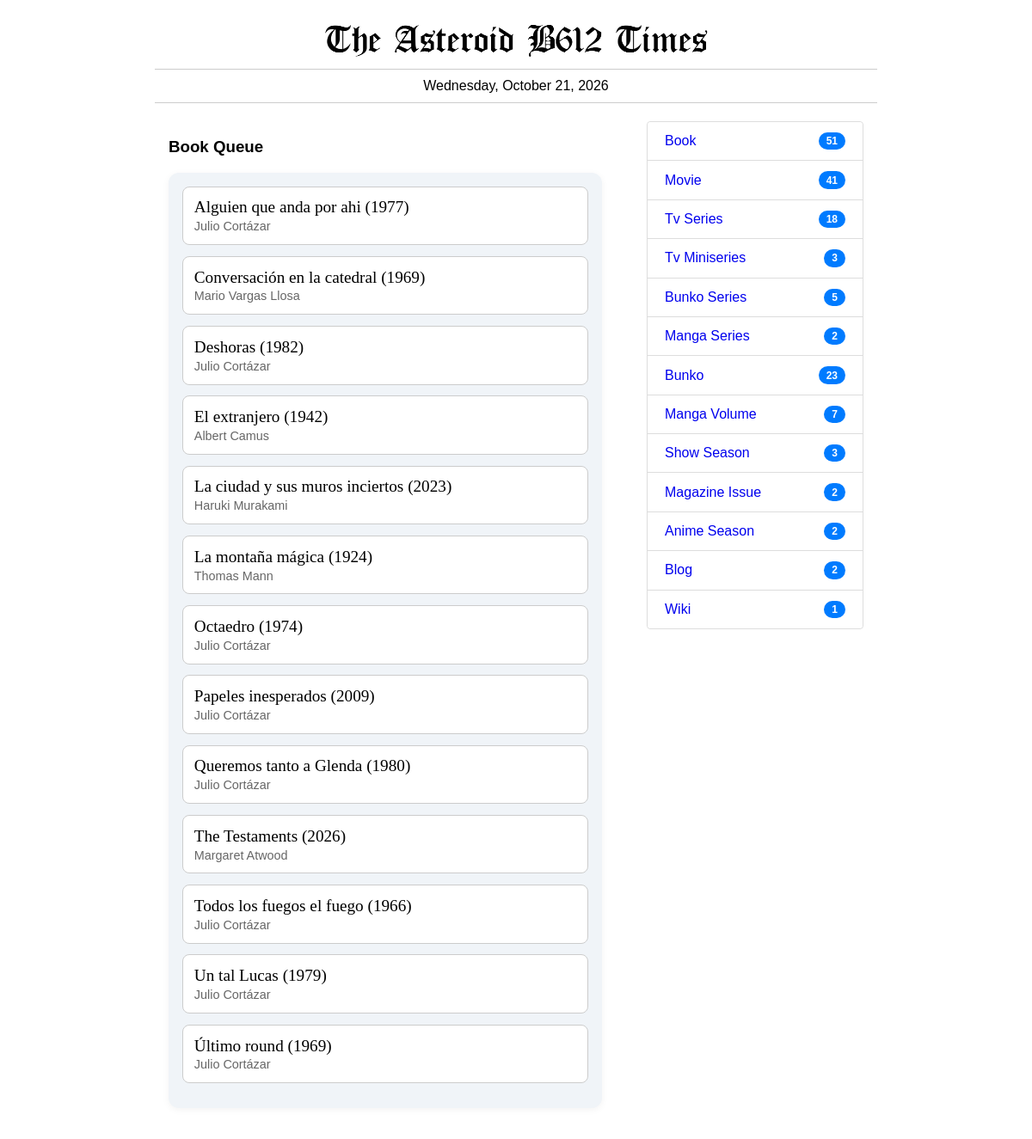
The page /book-queue/ on the database as committed earlier.
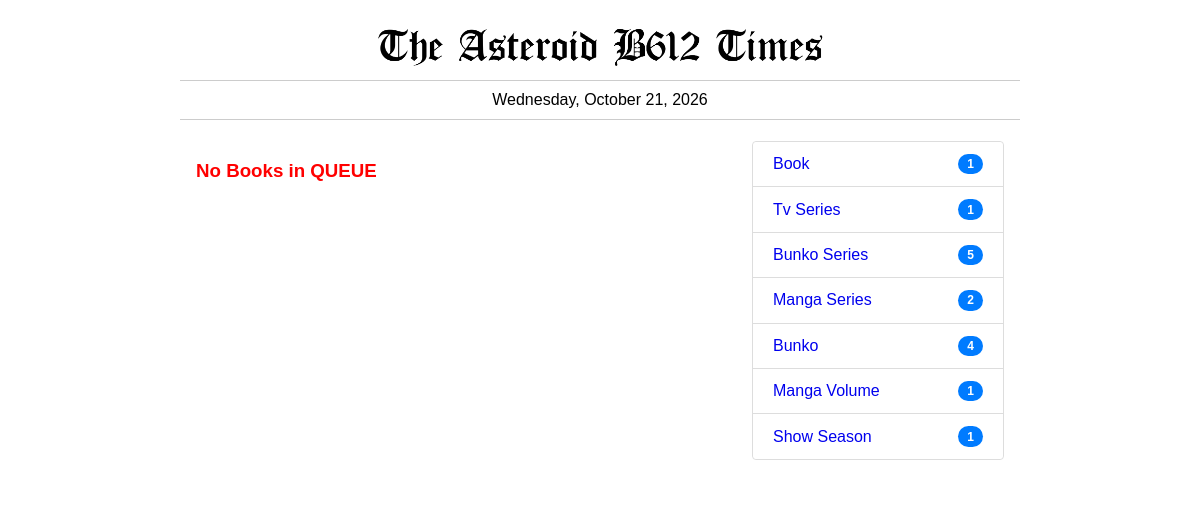
The same page on the database as committed later.
### times/models.py (models this page shows, shortened)
class Item(models.Model):
    titulo = models.CharField(max_length=255)
    tipo = models.ForeignKey(Categoria, on_delete=models.CASCADE)
    preview = models.TextField()
    fecha_creacion = models.DateField(default='1999-12-31')
    fecha_edicion = models.DateTimeField(auto_now=True)
    @property
    def pubyear(self):
        pubdates = AttrDate.objects.filter(item=self,att_name__in=['pub date','premiere','pubdate']).count()
        if pubdates == 0:
            py = ''
        else:
            itm = AttrDate.objects.filter(item=self,att_name__in=['pub date','premiere','pubdate']).latest('id')
            py = str(itm.att_value.year)
        return py
    @property
    def finyear(self):
        pubdates = AttrDate.objects.filter(item=self,att_name__in=['end date','finale','enddate']).count()
        if pubdates == 0:
            py = ''
        else:
            itm = AttrDate.objects.filter(item=self,att_name__in=['end date','finale','enddate']).latest('id')
            py = str(itm.att_value.year)
        return py
    @property
    def periodo(self):
        ini = self.pubyear
        fin = self.finyear
        if ini == '' and fin == '':
            return ''
        elif ini != '' and fin == '':
            return f" ({ini})"
        elif ini != '' and fin != '' and ini != fin:
            return f" ({ini}-{fin})"
        elif ini != '' and fin != '' and ini == fin:
            return f" ({fin})"
        else:
            return ''
    @property
    def authors(self):
        nauthors = AttrText.objects.filter(item=self,att_name='author').count()
        if nauthors > 0:
            txt_authors = ''
            authors = AttrText.objects.filter(item=self,att_name='author')
            for a in authors:
                txt_authors = txt_authors + a.att_value + ', '
            return txt_authors[:-2]
        else:
            return None

class AttrDate(models.Model):
    item = models.ForeignKey(Item,on_delete=models.CASCADE)
    orden = models.IntegerField()
    att_name = models.CharField(max_length=255)
    att_value = models.DateField()

class AttrText(models.Model):
    item = models.ForeignKey(Item,on_delete=models.CASCADE)
    orden = models.IntegerField()
    att_name = models.CharField(max_length=255)
    att_value = models.TextField()

class Categoria(models.Model):
    nom_categoria = models.CharField(max_length=255)

### times/views.py (the view)
# urls.py: path('book-queue/', views.bookQueue, name='bookQueue'),
def bookQueue(request):
	item_queue = Item.objects.filter(tipo__id=1,consumo__fec_ini__isnull=True).order_by('titulo')
	return render(request,'book-queue.html',{'item_queue':item_queue})

### times/context_processors.py (called while the page is built)
def categories_processor(request):
    tipo_priority = ['book','movie','tv series', 'TV miniseries', 'bunko series', 'manga series']
    custom_tipo_order = Case(
        *[When(nom_categoria=t, then=Value(i)) for i, t in enumerate(tipo_priority)],
        default=Value(len(tipo_priority)),
        output_field=IntegerField()
    )
    return {
        'cats': (
            Categoria.objects.annotate(total_items=Count('item'))
            .filter(total_items__gt=0)
            .order_by(custom_tipo_order, '-total_items')
        ),
        'all_cats': (
            Categoria.objects.annotate(total_items=Count('item'))
            .order_by(custom_tipo_order, '-total_items')
        )
    }

### times/templates/book-queue.html (shortened to what this page needs)
{% extends 'base_times.html' %}
{% load static %}
{% block izquierda %}
  {% if item_queue %}
  <h3>Book Queue</h3>
  <ul class="styled-list">
  {% for i in item_queue %}
    <li>
      <span class="main-item"><a href="{% url 'item' i.id %}" style="text-decoration:none; color:black;">{{i.titulo}}{{i.periodo}} </a></span>
      <small class="sub-item">{{i.authors}}</small>
    </li>
  {% endfor %}
  </ul>
  {% else %}
  <h3 style="color:red;">No Books in QUEUE</h3>
  {% endif %}
{% endblock %}
{% block derecha %}
<ul class="list-group">
  {% for c in cats %}
    <li class="list-group-item">
      <a href="{% url 'categoria' c.id %}" style="text-decoration:none;">{{ c.nom_categoria|title }}</a>
      <span class="badge badge-pill">{{ c.total_items }}</span>
    </li>
  {% endfor %}
</ul>
{% endblock %}

Rows that differ between the two databases and show on the page:
removed Item: titulo "Alguien que anda por ahi", periodo "(1977)", authors "Julio Cortázar"
removed Item: titulo "Conversación en la catedral", periodo "(1969)", authors "Mario Vargas Llosa"
removed Item: titulo "Deshoras", periodo "(1982)", authors "Julio Cortázar"
removed Item: titulo "El extranjero", periodo "(1942)", authors "Albert Camus"
removed Item: titulo "La ciudad y sus muros inciertos", periodo "(2023)", authors "Haruki Murakami"
removed Item: titulo "La montaña mágica", periodo "(1924)", authors "Thomas Mann"
removed Item: titulo "Octaedro", periodo "(1974)", authors "Julio Cortázar"
removed Item: titulo "Papeles inesperados", periodo "(2009)", authors "Julio Cortázar"
removed Item: titulo "Queremos tanto a Glenda", periodo "(1980)", authors "Julio Cortázar"
removed Item: titulo "The Testaments", periodo "(2026)", authors "Margaret Atwood"
removed Item: titulo "Todos los fuegos el fuego", periodo "(1966)", authors "Julio Cortázar"
removed Item: titulo "Un tal Lucas", periodo "(1979)", authors "Julio Cortázar"
removed Item: titulo "Último round", periodo "(1969)", authors "Julio Cortázar"
no longer on this page (row unchanged): Categoria: nom_categoria "Movie", total_items "41"
no longer on this page (row unchanged): Categoria: nom_categoria "Tv Miniseries", total_items "3"
no longer on this page (row unchanged): Categoria: nom_categoria "Magazine Issue", total_items "2"
no longer on this page (row unchanged): Categoria: nom_categoria "Anime Season", total_items "2"
no longer on this page (row unchanged): Categoria: nom_categoria "Blog", total_items "2"
no longer on this page (row unchanged): Categoria: nom_categoria "Wiki", total_items "1"
computed for Categoria "Book": total_items "51" → "1"
computed for Categoria "Tv Series": total_items "18" → "1"
computed for Categoria "Bunko": total_items "23" → "4"
computed for Categoria "Manga Volume": total_items "7" → "1"
computed for Categoria "Show Season": total_items "3" → "1"
Other text that changed with them:
text no longer shown: "Book Queue"
text now shown: "No Books in QUEUE"
